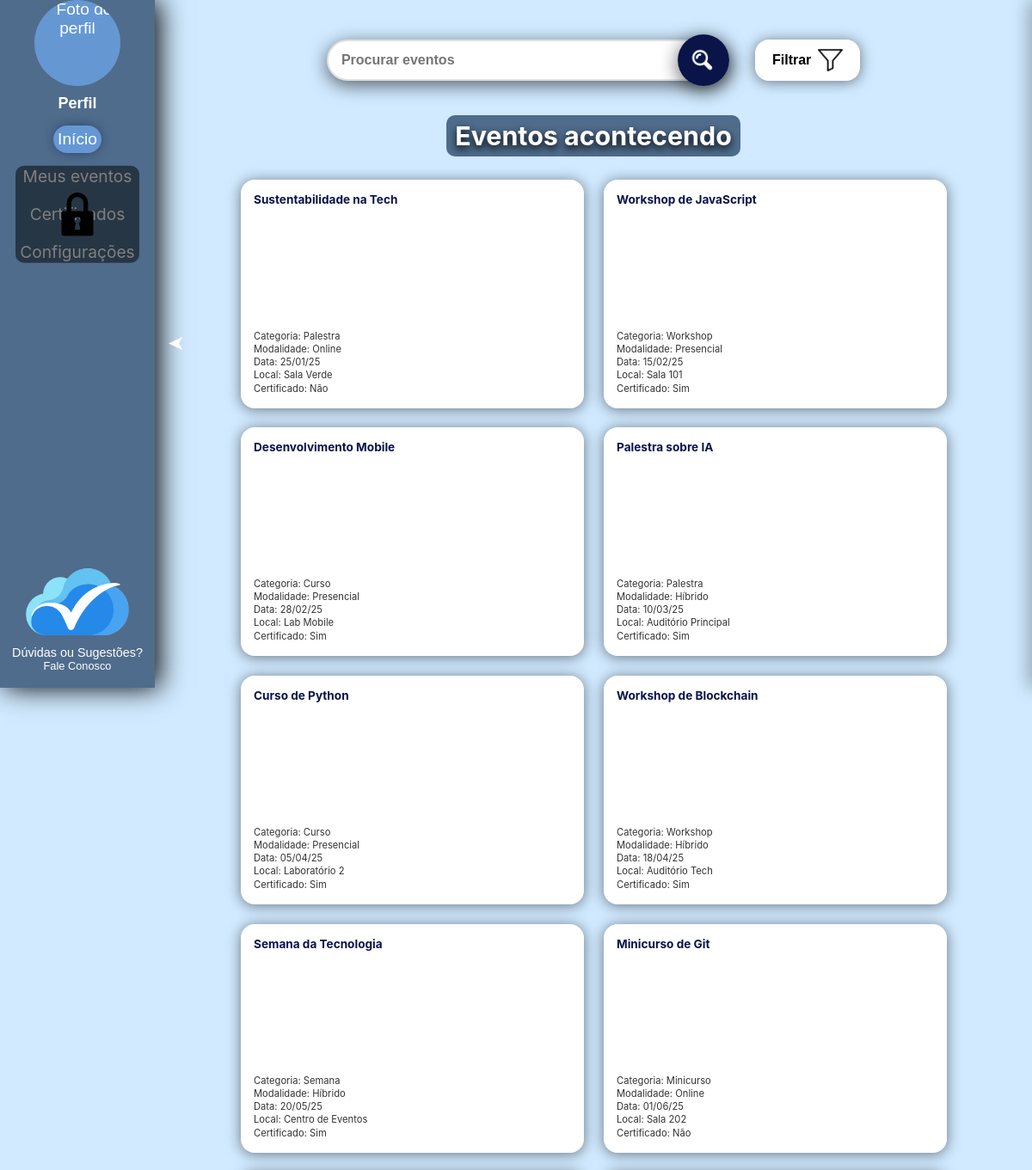
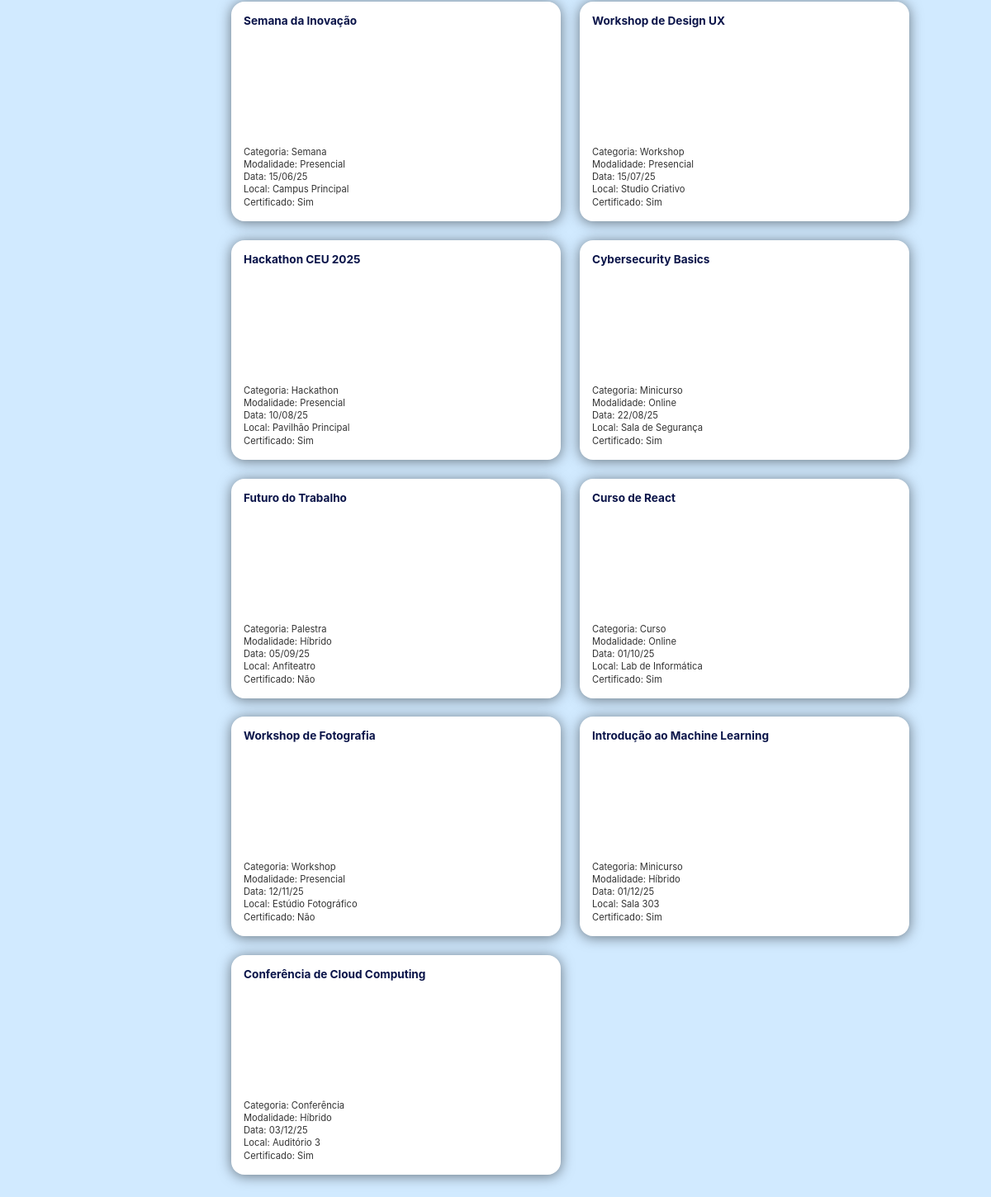
Page /PaginasPublicas/ContainerPublico.php?pagina=inicio on the committed database (2 pictures, top to bottom).
### tables this page shows
create table if not exists evento(
cod_evento int primary key not null,
categoria varchar(40) not null,
nome varchar(100) not null,
lugar varchar(40) not null,
descricao varchar(500),
publico_alvo varchar(100),
inicio datetime not null,
conclusao datetime not null,
duracao float, 
certificado tinyint(1) not null default 0,
modalidade enum('Presencial','Online','Híbrido') not null default 'Presencial',
imagem varchar(255) null
);

### PaginasPublicas/Inicio.php (the view, shortened to what this page needs)
<!DOCTYPE html>
<html lang="pt-br">
<head>
    <link rel="stylesheet" href="../styleGlobal.css" />
</head>
<body>
    <?php
    include_once '../BancoDados/conexao.php';
    $sql = "SELECT cod_evento, categoria, nome, inicio, conclusao, duracao, certificado, lugar, modalidade, imagem FROM evento ORDER BY inicio";
    $res = mysqli_query($conexao, $sql);
    function formatar($txt) {
        $map = [
            'Á'=>'A','À'=>'A','Â'=>'A','Ã'=>'A','Ä'=>'A','á'=>'a','à'=>'a','â'=>'a','ã'=>'a','ä'=>'a',
            'É'=>'E','È'=>'E','Ê'=>'E','Ë'=>'E','é'=>'e','è'=>'e','ê'=>'e','ë'=>'e',
            'Í'=>'I','Ì'=>'I','Î'=>'I','Ï'=>'I','í'=>'i','ì'=>'i','î'=>'i','ï'=>'i',
            'Ó'=>'O','Ò'=>'O','Ô'=>'O','Õ'=>'O','Ö'=>'O','ó'=>'o','ò'=>'o','ô'=>'o','õ'=>'o','ö'=>'o',
            'Ú'=>'U','Ù'=>'U','Û'=>'U','Ü'=>'U','ú'=>'u','ù'=>'u','û'=>'u','ü'=>'u',
            'Ç'=>'C','ç'=>'c'
        ];
        $txt = strtr($txt ?? '', $map);
        $txt = strtolower($txt);
        $txt = str_replace(' ', '_', $txt);
        return preg_replace('/[^a-z0-9_]/','', $txt);
    }
    ?>
    <div id="main-content">
        <div class="section-title-wrapper">
            <div class="barra-pesquisa-container">
                <div class="barra-pesquisa">
                    <div class="campo-pesquisa-wrapper">
                        <input class="campo-pesquisa" type="text" placeholder="Procurar eventos" />
                        <button class="botao-pesquisa" aria-label="Procurar">
                            <div class="icone-pesquisa">
                                <img src="../Imagens/lupa.png" alt="Lupa">
                            </div>
                        </button>
                    </div>
                </div>
                <button class="botao botao-filtrar">
                    <span>Filtrar</span>
                    <img src="../Imagens/filtro.png" alt="Filtro">
                </button>
            </div>
            <div class="div-section-title">
                <h1 class="section-title">Eventos acontecendo</h1>
            </div>
        </div>
        <div class="container" id="eventos-container">
            <?php if ($res && mysqli_num_rows($res) > 0): ?>
                <?php while ($ev = mysqli_fetch_assoc($res)):
                    $dataInicioISO = date('Y-m-d', strtotime($ev['inicio']));
                    $dataFormatada = date('d/m/y', strtotime($ev['inicio']));
                    $tipo = formatar($ev['categoria']);
                    $local = formatar($ev['lugar']);
                    $modalidadeAttr = formatar($ev['modalidade'] ?? '');
                    $duracaoFaixa = '';
                    if (is_numeric($ev['duracao'])) {
                        $h = (float)$ev['duracao'];
                        if ($h < 1) { $duracaoFaixa = 'menos_1h'; }
                        elseif ($h < 2) { $duracaoFaixa = '1h_2h'; }
                        elseif ($h < 4) { $duracaoFaixa = '2h_4h'; }
                        else { $duracaoFaixa = 'mais_5h'; }
                    }
                    $cert = ((int)$ev['certificado'] === 1) ? 'sim' : 'nao';
                ?>
                    <a class="botao CaixaDoEvento"
                        style="text-decoration:none;color:inherit;display:block;"
                        href="ContainerPublico.php?pagina=evento&id=<?= (int)$ev['cod_evento'] ?>"
                        data-tipo="<?= htmlspecialchars($tipo) ?>"
                        data-localizacao="<?= htmlspecialchars($local) ?>"
                        data-duracao="<?= htmlspecialchars($duracaoFaixa) ?>"
                        data-certificado="<?= $cert ?>"
                        data-data="<?= $dataInicioISO ?>"
                        data-modalidade="<?= htmlspecialchars($modalidadeAttr) ?>"
                    >
                        <div class="EventoTitulo"><?= htmlspecialchars($ev['nome']) ?></div>
                        <div class="EventoInfo">
                            Categoria: <?= htmlspecialchars($ev['categoria']) ?><br>
                            Modalidade: <?= htmlspecialchars($ev['modalidade'] ?? '') ?><br>
                            Data: <?= $dataFormatada ?><br>
                            Local: <?= htmlspecialchars($ev['lugar']) ?><br>
                            Certificado: <?= ($cert === 'sim' ? 'Sim' : 'Não') ?>
                        </div>
                    </a>
                <?php endwhile; ?>
            <?php else: ?>
                <p style="grid-column:1/-1;text-align:center;padding:20px;">Nenhum evento cadastrado.</p>
            <?php endif; ?>
        </div>
    </div>
</body>
</html>

### PaginasPublicas/ContainerPublico.php (shortened to what this page needs)
<!DOCTYPE html>
<html lang="pt-br">
<head>
    <link rel="stylesheet" href="../styleGlobal.css" />
</head>
<body <?php if (($pagina ?? ($_GET['pagina'] ?? 'inicio')) === 'inicio') { echo 'class="pagina-inicio"'; } ?>>
    <?php
    $paginasPermitidas = [
        'inicio' => 'Inicio.php',
        'login' => 'Login.html',
        'cadastroP' => 'CadastroParticipante.html',
        'cadastroO' => 'CadastroOrganizador.html',
        'redefinirSenha' => 'RedefinirSenha.html',
        'evento' => 'CartaodoEvento.php',
        'solicitarCodigo' => 'SolicitarCodigo.html',
        'faleConosco' => '../PaginasGlobais/FaleConosco.html',
        'termos' => '../PaginasGlobais/TermosDeCondicoes.html',
    ];
    $pagina = $_GET['pagina'] ?? 'inicio';
    $arquivo = $paginasPermitidas[$pagina] ?? $paginasPermitidas['inicio'];
?>
    <div id="conteudo-dinamico">
        <?php include $arquivo; ?>
    </div>
</body>
</html>

### rows in the picture
evento: nome "Sustentabilidade na Tech", categoria "Palestra", modalidade "Online", inicio "25/01/25", lugar "Sala Verde", certificado "Não"
evento: nome "Workshop de JavaScript", categoria "Workshop", modalidade "Presencial", inicio "15/02/25", lugar "Sala 101", certificado "Sim"
evento: nome "Desenvolvimento Mobile", categoria "Curso", modalidade "Presencial", inicio "28/02/25", lugar "Lab Mobile", certificado "Sim"
evento: nome "Palestra sobre IA", categoria "Palestra", modalidade "Híbrido", inicio "10/03/25", lugar "Auditório Principal", certificado "Sim"
evento: nome "Curso de Python", categoria "Curso", modalidade "Presencial", inicio "05/04/25", lugar "Laboratório 2", certificado "Sim"
evento: nome "Workshop de Blockchain", categoria "Workshop", modalidade "Híbrido", inicio "18/04/25", lugar "Auditório Tech", certificado "Sim"
evento: nome "Semana da Tecnologia", categoria "Semana", modalidade "Híbrido", inicio "20/05/25", lugar "Centro de Eventos", certificado "Sim"
evento: nome "Minicurso de Git", categoria "Minicurso", modalidade "Online", inicio "01/06/25", lugar "Sala 202", certificado "Não"
evento: nome "Semana da Inovação", categoria "Semana", modalidade "Presencial", inicio "15/06/25", lugar "Campus Principal", certificado "Sim"
evento: nome "Workshop de Design UX", categoria "Workshop", modalidade "Presencial", inicio "15/07/25", lugar "Studio Criativo", certificado "Sim"
evento: nome "Hackathon CEU 2025", categoria "Hackathon", modalidade "Presencial", inicio "10/08/25", lugar "Pavilhão Principal", certificado "Sim"
evento: nome "Cybersecurity Basics", categoria "Minicurso", modalidade "Online", inicio "22/08/25", lugar "Sala de Segurança", certificado "Sim"
evento: nome "Futuro do Trabalho", categoria "Palestra", modalidade "Híbrido", inicio "05/09/25", lugar "Anfiteatro", certificado "Não"
evento: nome "Curso de React", categoria "Curso", modalidade "Online", inicio "01/10/25", lugar "Lab de Informática", certificado "Sim"
evento: nome "Workshop de Fotografia", categoria "Workshop", modalidade "Presencial", inicio "12/11/25", lugar "Estúdio Fotográfico", certificado "Não"
evento: nome "Introdução ao Machine Learning", categoria "Minicurso", modalidade "Híbrido", inicio "01/12/25", lugar "Sala 303", certificado "Sim"
evento: nome "Conferência de Cloud Computing", categoria "Conferência", modalidade "Híbrido", inicio "03/12/25", lugar "Auditório 3", certificado "Sim"
